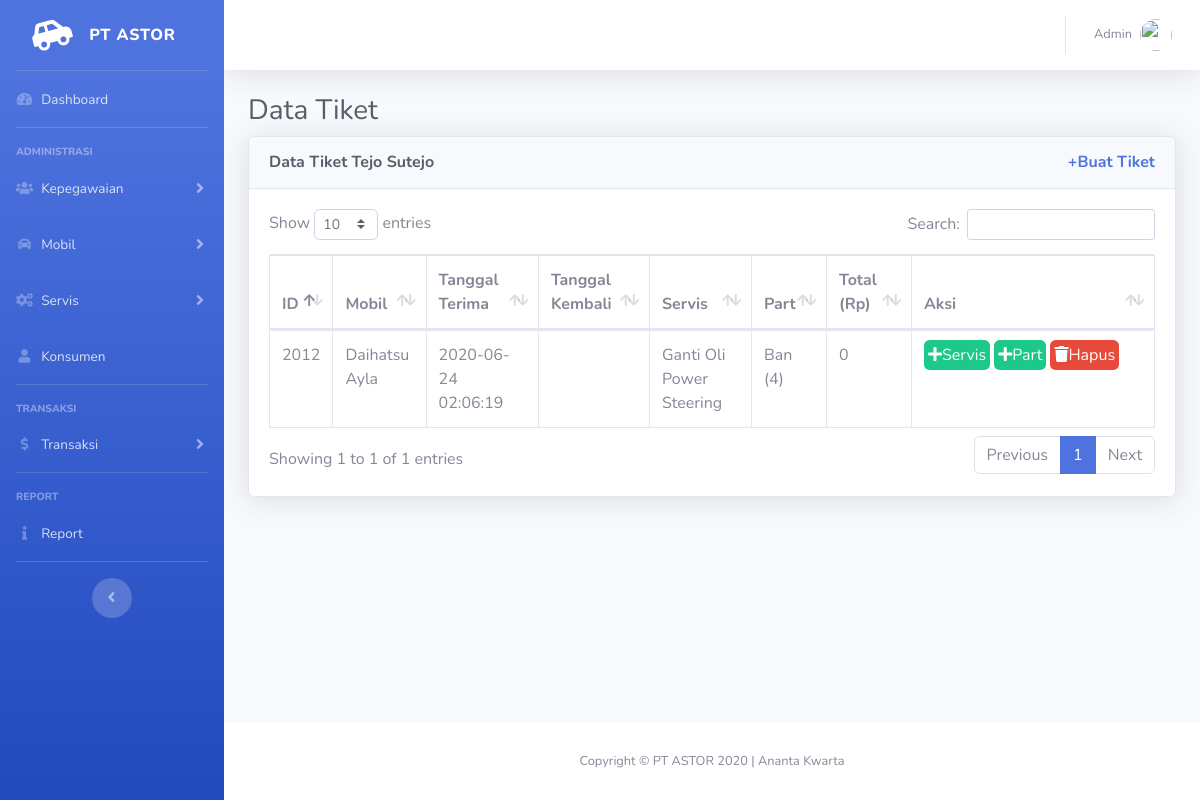
Page /jasaServis/tampilTiket?id=1031 on the committed database.
### tables this page shows
CREATE TABLE `konsumen` (
  `idKons` int(11) NOT NULL,
  `namaKons` varchar(255) NOT NULL,
  `username` varchar(50) NOT NULL,
  `alamat` varchar(255) NOT NULL,
  `noTelp` varchar(20) NOT NULL,
  `kota` varchar(255) NOT NULL,
  `provinsi` varchar(255) NOT NULL,
  `kodePos` int(11) NOT NULL
);

CREATE TABLE `jasaservis` (
  `idJasaServis` int(11) NOT NULL,
  `idTransaksi` int(11) NOT NULL,
  `idMobil` int(11) NOT NULL,
  `idKons` int(11) NOT NULL,
  `tanggalDiterima` datetime DEFAULT NULL,
  `tanggalDikembalikan` datetime DEFAULT NULL,
  `hargaTotal` int(11) DEFAULT NULL
);

CREATE TABLE `merk` (
  `idMerk` int(11) NOT NULL,
  `namaMerk` varchar(255) NOT NULL
);

CREATE TABLE `mobil` (
  `idMobil` int(11) NOT NULL,
  `idMerk` int(11) NOT NULL,
  `model` varchar(255) NOT NULL,
  `idWarna` int(11) NOT NULL,
  `tahun` varchar(20) NOT NULL,
  `harga` int(11) NOT NULL,
  `stok` int(11) NOT NULL
);

CREATE TABLE `servis` (
  `idServis` int(11) NOT NULL,
  `namaServis` varchar(255) NOT NULL,
  `harga` int(11) NOT NULL
);

CREATE TABLE `part` (
  `idPart` int(11) NOT NULL,
  `namaPart` varchar(255) NOT NULL,
  `harga` int(11) NOT NULL
);

CREATE TABLE `partdipakai` (
  `idPartDipakai` int(11) NOT NULL,
  `idPart` int(11) NOT NULL,
  `jumlah` int(11) NOT NULL,
  `idJasaServis` int(11) NOT NULL
);

### application/controllers/JasaServis.php (called while the page is built, shortened)
<?php
class JasaServis extends CI_Controller {
	function __construct()
	{
		$this->load->database();
		$this->load->model('m_jasaservis');
		$this->load->model('m_servisteknisi');
		$this->load->model('m_partdipakai');
		$this->load->model('m_transaksi');
		$this->load->library('form_validation');
	}
	public function tampilTiket()
	{
		$data['judul'] = 'Data Tiket Servis';
		$data['get'] = $this->input->get('id', true);
		$data['jasaservis'] = $this->m_jasaservis->getByKons($data['get']);
		$data['konsumen'] = $this->db->get_where('konsumen', ['idKons' => $data['get']])->result_array();
		$this->load->view('templates/header', $data);
		$this->load->view('transaksi/servis/tampilTiket', $data);
		$this->load->view('templates/footer');
	}
}
 ?>

### index.php (called while the page is built, shortened)
<?php
require_once BASEPATH.'core/CodeIgniter.php';

### application/models/M_jasaservis.php (called while the page is built, shortened)
<?php
class M_jasaservis extends CI_Model {
	public function getByKons($id)
    {
        $this->db->select('jasaservis.idJasaServis, jasaservis.tanggalDiterima, jasaservis.hargaTotal, jasaservis.tanggalDikembalikan, servis.namaServis, part.namaPart, merk.namaMerk, mobil.model, partdipakai.jumlah');
        $this->db->from('jasaservis');
        $this->db->join('transaksi', 'transaksi.idTransaksi=jasaservis.idTransaksi', 'left');
        $this->db->join('mobil', 'mobil.idMobil = jasaservis.idMobil', 'left');
        $this->db->join('merk', 'merk.idMerk = mobil.idMerk');
        $this->db->join('servisteknisi', 'servisteknisi.idJasaServis=jasaservis.idJasaServis', 'left');
        $this->db->join('servis', 'servis.idServis=servisteknisi.idServis','left');
        $this->db->join('partdipakai', 'partdipakai.idJasaServis=jasaservis.idJasaServis', 'left');
        $this->db->join('part', 'partdipakai.idPart=part.idPart','left');
        $this->db->where('jasaservis.idKons', $id);
        $query = $this->db->get();
        return $query->result_array();
    }
}

### application/views/transaksi/servis/tampilTiket.php (the view, shortened to what this page needs)
<div class="container-fluid">
    <h1 class="h3 mb-2 text-gray-800">Data Tiket</h1>
    <div class="card shadow mb-4">
        <div class="card-header py-3">
            <h6 class="m-0 font-weight-bold text-gray-800">Data Tiket <?php foreach ($konsumen as $k) : echo $k['namaKons']; endforeach;?><a href="<?= base_url(); ?>jasaServis/tambahTiket?id=<?= $get; ?>" class="m-0 font-weight-bold text-primary float-right">+Buat Tiket</a></h6>
        </div>
        <div class="card-body">
            <div class="table-responsive">
                <table class="table table-bordered" id="dataTable" width="100%" cellspacing="0">
                    <thead>
                        <tr>
                            <th>ID</th>
                            <th>Mobil</th>
                            <th>Tanggal Terima</th>
                            <th>Tanggal Kembali</th>
                            <th>Servis</th>
                            <th>Part</th>
                            <th>Total (Rp)</th>
                            <th width="200px">Aksi</th>
                        </tr>
                    </thead>
                    <tbody>
                        <?php foreach ($jasaservis as $js) : ?>
                            <tr>
                                <td><?= $js['idJasaServis']; ?></td>
                                <td><?= $js['namaMerk']; ?> <?= $js['model']; ?></td>
                                <td><?= $js['tanggalDiterima']; ?></td>
                                <td><?= $js['tanggalDikembalikan']; ?></td>
                                <td><?= $js['namaServis']; ?></td>
                                <td><?= $js['namaPart'].' ('.$js['jumlah'].')' ?></td>
                                <td><?= $js['hargaTotal']; ?></td>
                                <td>
                                    <a class="p-1 rounded btn-success" href="<?= base_url(); ?>jasaServis/servis/<?= $js['idJasaServis']; ?>"><i class="fas fa-plus text-white"></i>Servis</a>
                                    <a class="p-1 rounded btn-success" href="<?= base_url(); ?>jasaServis/part/<?= $js['idJasaServis']; ?>"><i class="fas fa-plus text-white"></i>Part</a>
                                    <a class="p-1 rounded btn-danger" href="<?= base_url(); ?>jasaServis/hapus/<?= $js['idJasaServis']; ?>" onclick="return confirm('Apakah Anda yakin akan menghapus tiket jasa?"><i class="fas fa-trash text-white"></i>Hapus</a>
                                </td>
                            </tr>
                        <?php endforeach; ?>
                    </tbody>
                </table>
            </div>
        </div>
    </div>
</div>
</div>

### rows in the picture
konsumen: namaKons "Tejo Sutejo"
jasaservis: idJasaServis "2012", merk.namaMerk "Daihatsu", idMobil.model "Ayla", tanggalDiterima "2020-06-24 02:06:19", servis.namaServis "Ganti Oli Power Steering", part.namaPart "Ban", partdipakai.jumlah "4", hargaTotal "0"
